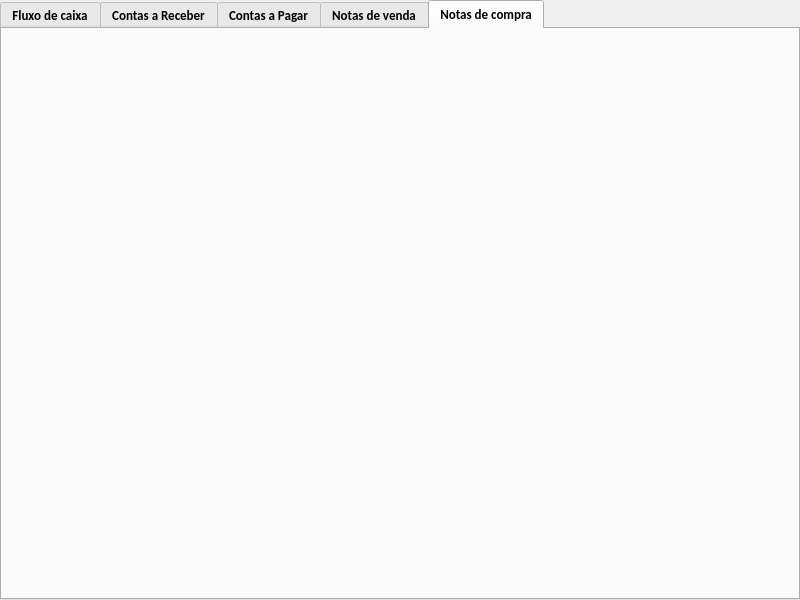
<?xml version="1.0" encoding="UTF-8"?>
<ui version="4.0">
 <class>tela_contas</class>
 <widget class="QMainWindow" name="tela_contas">
  <property name="windowModality">
   <enum>Qt::ApplicationModal</enum>
  </property>
  <property name="geometry">
   <rect>
    <x>0</x>
    <y>0</y>
    <width>800</width>
    <height>600</height>
   </rect>
  </property>
  <property name="windowTitle">
   <string>Contas</string>
  </property>
  <widget class="QWidget" name="centralwidget">
   <layout class="QVBoxLayout" name="verticalLayout">
    <property name="spacing">
     <number>0</number>
    </property>
    <property name="margin">
     <number>0</number>
    </property>
    <item>
     <widget class="QTabWidget" name="tbw_geral">
      <property name="font">
       <font>
        <family>Calibri</family>
        <pointsize>10</pointsize>
        <weight>75</weight>
        <bold>true</bold>
       </font>
      </property>
      <property name="autoFillBackground">
       <bool>false</bool>
      </property>
      <property name="tabShape">
       <enum>QTabWidget::Rounded</enum>
      </property>
      <property name="currentIndex">
       <number>4</number>
      </property>
      <property name="elideMode">
       <enum>Qt::ElideMiddle</enum>
      </property>
      <property name="documentMode">
       <bool>false</bool>
      </property>
      <property name="tabsClosable">
       <bool>false</bool>
      </property>
      <property name="movable">
       <bool>false</bool>
      </property>
      <widget class="QWidget" name="tab_fluxo_caixa">
       <attribute name="icon">
        <iconset resource="imagens.qrc">
         <normaloff>:/img/img/caixa.png</normaloff>:/img/img/caixa.png</iconset>
       </attribute>
       <attribute name="title">
        <string>Fluxo de caixa</string>
       </attribute>
       <layout class="QVBoxLayout" name="verticalLayout_2">
        <property name="spacing">
         <number>0</number>
        </property>
        <property name="margin">
         <number>0</number>
        </property>
        <item>
         <widget class="QFrame" name="fr_buscar">
          <property name="minimumSize">
           <size>
            <width>0</width>
            <height>40</height>
           </size>
          </property>
          <property name="styleSheet">
           <string notr="true">QFrame{
	background-color: qlineargradient(x1:0, y1:1, x0:1, y0:0,
                                       stop:0.3 #777777, stop:0.6 #525252);
	border: none;
}</string>
          </property>
          <property name="frameShape">
           <enum>QFrame::WinPanel</enum>
          </property>
          <property name="frameShadow">
           <enum>QFrame::Raised</enum>
          </property>
          <widget class="QLabel" name="lb_data">
           <property name="geometry">
            <rect>
             <x>10</x>
             <y>10</y>
             <width>140</width>
             <height>20</height>
            </rect>
           </property>
           <property name="font">
            <font>
             <family>Calibri</family>
             <pointsize>10</pointsize>
             <weight>50</weight>
             <bold>false</bold>
            </font>
           </property>
           <property name="styleSheet">
            <string notr="true">color: rgb(255, 255, 255);</string>
           </property>
           <property name="text">
            <string>Fulxo de caixa do mês de:</string>
           </property>
          </widget>
          <widget class="QDateEdit" name="data">
           <property name="geometry">
            <rect>
             <x>152</x>
             <y>10</y>
             <width>70</width>
             <height>20</height>
            </rect>
           </property>
           <property name="dateTime">
            <datetime>
             <hour>0</hour>
             <minute>0</minute>
             <second>0</second>
             <year>2000</year>
             <month>1</month>
             <day>1</day>
            </datetime>
           </property>
           <property name="minimumDate">
            <date>
             <year>1990</year>
             <month>9</month>
             <day>14</day>
            </date>
           </property>
           <property name="currentSection">
            <enum>QDateTimeEdit::MonthSection</enum>
           </property>
           <property name="displayFormat">
            <string>MM/yyyy</string>
           </property>
           <property name="calendarPopup">
            <bool>false</bool>
           </property>
          </widget>
          <widget class="QPushButton" name="btn_buscar">
           <property name="geometry">
            <rect>
             <x>232</x>
             <y>8</y>
             <width>90</width>
             <height>24</height>
            </rect>
           </property>
           <property name="minimumSize">
            <size>
             <width>0</width>
             <height>24</height>
            </size>
           </property>
           <property name="maximumSize">
            <size>
             <width>90</width>
             <height>24</height>
            </size>
           </property>
           <property name="font">
            <font>
             <family>Calibri</family>
             <pointsize>10</pointsize>
             <weight>50</weight>
             <bold>false</bold>
            </font>
           </property>
           <property name="text">
            <string>Buscar</string>
           </property>
           <property name="icon">
            <iconset resource="imagens.qrc">
             <normaloff>:/img/img/buscar.png</normaloff>:/img/img/buscar.png</iconset>
           </property>
           <property name="iconSize">
            <size>
             <width>20</width>
             <height>20</height>
            </size>
           </property>
          </widget>
         </widget>
        </item>
        <item>
         <widget class="QTableWidget" name="tw_fluxo_caixa">
          <property name="font">
           <font>
            <family>Calibri</family>
            <pointsize>10</pointsize>
           </font>
          </property>
          <property name="rowCount">
           <number>0</number>
          </property>
          <property name="columnCount">
           <number>0</number>
          </property>
          <attribute name="horizontalHeaderMinimumSectionSize">
           <number>95</number>
          </attribute>
          <attribute name="horizontalHeaderStretchLastSection">
           <bool>true</bool>
          </attribute>
          <attribute name="verticalHeaderVisible">
           <bool>false</bool>
          </attribute>
          <attribute name="verticalHeaderDefaultSectionSize">
           <number>15</number>
          </attribute>
          <attribute name="verticalHeaderMinimumSectionSize">
           <number>15</number>
          </attribute>
         </widget>
        </item>
        <item>
         <widget class="QFrame" name="fr_informacoes">
          <property name="minimumSize">
           <size>
            <width>0</width>
            <height>40</height>
           </size>
          </property>
          <property name="styleSheet">
           <string notr="true">QFrame{	
	border: none;
	background-color: qlineargradient(spread:reflect, x1:1, y1:0, x2:1, y2:1, stop:0.534091 rgba(238, 238, 238, 227), stop:0.965909 rgba(71, 71, 71, 178));
}</string>
          </property>
          <property name="frameShape">
           <enum>QFrame::WinPanel</enum>
          </property>
          <property name="frameShadow">
           <enum>QFrame::Raised</enum>
          </property>
          <widget class="QLabel" name="lb_receitas_fixa">
           <property name="geometry">
            <rect>
             <x>10</x>
             <y>10</y>
             <width>52</width>
             <height>20</height>
            </rect>
           </property>
           <property name="font">
            <font>
             <family>Calibri</family>
             <pointsize>11</pointsize>
             <weight>75</weight>
             <bold>true</bold>
            </font>
           </property>
           <property name="styleSheet">
            <string notr="true">color: rgb(0, 0, 255);
background-color: none</string>
           </property>
           <property name="text">
            <string>Receitas</string>
           </property>
          </widget>
          <widget class="QLabel" name="lb_receitas_dina">
           <property name="geometry">
            <rect>
             <x>68</x>
             <y>10</y>
             <width>100</width>
             <height>20</height>
            </rect>
           </property>
           <property name="font">
            <font>
             <family>Calibri</family>
             <pointsize>11</pointsize>
            </font>
           </property>
           <property name="styleSheet">
            <string notr="true">background-color: none;
color: rgb(0, 0, 255);
</string>
           </property>
           <property name="text">
            <string>R$ 12.000,59</string>
           </property>
          </widget>
          <widget class="QLabel" name="lb_despesas_fixa">
           <property name="geometry">
            <rect>
             <x>190</x>
             <y>10</y>
             <width>59</width>
             <height>20</height>
            </rect>
           </property>
           <property name="font">
            <font>
             <family>Calibri</family>
             <pointsize>11</pointsize>
             <weight>75</weight>
             <bold>true</bold>
            </font>
           </property>
           <property name="styleSheet">
            <string notr="true">color: rgb(255, 0, 0);
background-color: none</string>
           </property>
           <property name="text">
            <string>Despesas</string>
           </property>
          </widget>
          <widget class="QLabel" name="lb_despesas_dina">
           <property name="geometry">
            <rect>
             <x>255</x>
             <y>10</y>
             <width>100</width>
             <height>20</height>
            </rect>
           </property>
           <property name="font">
            <font>
             <family>Calibri</family>
             <pointsize>11</pointsize>
            </font>
           </property>
           <property name="styleSheet">
            <string notr="true">background-color: none;
color: rgb(255, 0, 0);
</string>
           </property>
           <property name="text">
            <string>R$ 12.000,59</string>
           </property>
          </widget>
          <widget class="QLabel" name="lb_saldo_dina">
           <property name="geometry">
            <rect>
             <x>420</x>
             <y>10</y>
             <width>100</width>
             <height>20</height>
            </rect>
           </property>
           <property name="font">
            <font>
             <family>Calibri</family>
             <pointsize>11</pointsize>
            </font>
           </property>
           <property name="styleSheet">
            <string notr="true">background-color: none;
color: rgb(0, 150, 0);
</string>
           </property>
           <property name="text">
            <string>R$ 12.000,59</string>
           </property>
          </widget>
          <widget class="QLabel" name="lb_saldo_fixo">
           <property name="geometry">
            <rect>
             <x>380</x>
             <y>10</y>
             <width>35</width>
             <height>20</height>
            </rect>
           </property>
           <property name="font">
            <font>
             <family>Calibri</family>
             <pointsize>11</pointsize>
             <weight>75</weight>
             <bold>true</bold>
            </font>
           </property>
           <property name="styleSheet">
            <string notr="true">color: rgb(0, 150, 0);
background-color: none</string>
           </property>
           <property name="text">
            <string>Saldo</string>
           </property>
          </widget>
         </widget>
        </item>
       </layout>
      </widget>
      <widget class="QWidget" name="tab_contas_receber">
       <attribute name="icon">
        <iconset resource="imagens.qrc">
         <normaloff>:/img/img/ganho.png</normaloff>:/img/img/ganho.png</iconset>
       </attribute>
       <attribute name="title">
        <string>Contas a Receber</string>
       </attribute>
       <layout class="QVBoxLayout" name="verticalLayout_3">
        <property name="spacing">
         <number>0</number>
        </property>
        <property name="margin">
         <number>0</number>
        </property>
        <item>
         <widget class="QFrame" name="fr">
          <property name="minimumSize">
           <size>
            <width>794</width>
            <height>40</height>
           </size>
          </property>
          <property name="styleSheet">
           <string notr="true">QFrame{
	background-color: qlineargradient(x1:0, y1:1, x0:1, y0:0,
                                       stop:0.3 #777777, stop:0.6 #525252);
	border: none;
}</string>
          </property>
          <property name="frameShape">
           <enum>QFrame::WinPanel</enum>
          </property>
          <property name="frameShadow">
           <enum>QFrame::Raised</enum>
          </property>
          <property name="lineWidth">
           <number>1</number>
          </property>
          <widget class="QPushButton" name="btn_buscar_cr">
           <property name="geometry">
            <rect>
             <x>295</x>
             <y>8</y>
             <width>75</width>
             <height>24</height>
            </rect>
           </property>
           <property name="minimumSize">
            <size>
             <width>0</width>
             <height>24</height>
            </size>
           </property>
           <property name="maximumSize">
            <size>
             <width>90</width>
             <height>24</height>
            </size>
           </property>
           <property name="font">
            <font>
             <family>Calibri</family>
             <pointsize>10</pointsize>
             <weight>50</weight>
             <bold>false</bold>
            </font>
           </property>
           <property name="text">
            <string>Buscar</string>
           </property>
           <property name="icon">
            <iconset resource="imagens.qrc">
             <normaloff>:/img/img/buscar.png</normaloff>:/img/img/buscar.png</iconset>
           </property>
           <property name="iconSize">
            <size>
             <width>20</width>
             <height>20</height>
            </size>
           </property>
          </widget>
          <widget class="QLabel" name="lb_nome_cr">
           <property name="geometry">
            <rect>
             <x>5</x>
             <y>10</y>
             <width>62</width>
             <height>20</height>
            </rect>
           </property>
           <property name="font">
            <font>
             <family>Calibri</family>
             <pointsize>10</pointsize>
             <weight>50</weight>
             <bold>false</bold>
             <kerning>false</kerning>
            </font>
           </property>
           <property name="styleSheet">
            <string notr="true">color: rgb(255, 255, 255);
background-color: none;</string>
           </property>
           <property name="text">
            <string>Período de:</string>
           </property>
          </widget>
          <widget class="QDateEdit" name="data_inicial_cr">
           <property name="geometry">
            <rect>
             <x>67</x>
             <y>10</y>
             <width>100</width>
             <height>20</height>
            </rect>
           </property>
           <property name="font">
            <font>
             <weight>50</weight>
             <bold>false</bold>
            </font>
           </property>
           <property name="styleSheet">
            <string notr="true">background-color: none;</string>
           </property>
           <property name="frame">
            <bool>true</bool>
           </property>
           <property name="alignment">
            <set>Qt::AlignLeading|Qt::AlignLeft|Qt::AlignVCenter</set>
           </property>
           <property name="readOnly">
            <bool>false</bool>
           </property>
           <property name="buttonSymbols">
            <enum>QAbstractSpinBox::UpDownArrows</enum>
           </property>
           <property name="accelerated">
            <bool>false</bool>
           </property>
           <property name="keyboardTracking">
            <bool>true</bool>
           </property>
           <property name="maximumDateTime">
            <datetime>
             <hour>23</hour>
             <minute>59</minute>
             <second>59</second>
             <year>3000</year>
             <month>12</month>
             <day>31</day>
            </datetime>
           </property>
           <property name="minimumDateTime">
            <datetime>
             <hour>0</hour>
             <minute>0</minute>
             <second>0</second>
             <year>2000</year>
             <month>9</month>
             <day>14</day>
            </datetime>
           </property>
           <property name="calendarPopup">
            <bool>true</bool>
           </property>
           <property name="timeSpec">
            <enum>Qt::LocalTime</enum>
           </property>
          </widget>
          <widget class="QLabel" name="lb_a_cr">
           <property name="geometry">
            <rect>
             <x>174</x>
             <y>10</y>
             <width>7</width>
             <height>20</height>
            </rect>
           </property>
           <property name="font">
            <font>
             <family>Calibri</family>
             <pointsize>10</pointsize>
             <weight>50</weight>
             <bold>false</bold>
             <kerning>false</kerning>
            </font>
           </property>
           <property name="styleSheet">
            <string notr="true">color: rgb(255, 255, 255);
background-color: none;</string>
           </property>
           <property name="text">
            <string>a</string>
           </property>
          </widget>
          <widget class="QDateEdit" name="data_final_cr">
           <property name="geometry">
            <rect>
             <x>188</x>
             <y>10</y>
             <width>100</width>
             <height>20</height>
            </rect>
           </property>
           <property name="font">
            <font>
             <weight>50</weight>
             <bold>false</bold>
            </font>
           </property>
           <property name="styleSheet">
            <string notr="true">background-color: none;</string>
           </property>
           <property name="frame">
            <bool>true</bool>
           </property>
           <property name="alignment">
            <set>Qt::AlignLeading|Qt::AlignLeft|Qt::AlignVCenter</set>
           </property>
           <property name="readOnly">
            <bool>false</bool>
           </property>
           <property name="buttonSymbols">
            <enum>QAbstractSpinBox::UpDownArrows</enum>
           </property>
           <property name="accelerated">
            <bool>false</bool>
           </property>
           <property name="keyboardTracking">
            <bool>true</bool>
           </property>
           <property name="maximumDateTime">
            <datetime>
             <hour>23</hour>
             <minute>59</minute>
             <second>59</second>
             <year>3000</year>
             <month>12</month>
             <day>31</day>
            </datetime>
           </property>
           <property name="minimumDateTime">
            <datetime>
             <hour>0</hour>
             <minute>0</minute>
             <second>0</second>
             <year>2000</year>
             <month>9</month>
             <day>14</day>
            </datetime>
           </property>
           <property name="calendarPopup">
            <bool>true</bool>
           </property>
           <property name="timeSpec">
            <enum>Qt::LocalTime</enum>
           </property>
          </widget>
          <widget class="QPushButton" name="btn_filtrar_cr">
           <property name="geometry">
            <rect>
             <x>625</x>
             <y>8</y>
             <width>70</width>
             <height>24</height>
            </rect>
           </property>
           <property name="minimumSize">
            <size>
             <width>0</width>
             <height>24</height>
            </size>
           </property>
           <property name="maximumSize">
            <size>
             <width>90</width>
             <height>24</height>
            </size>
           </property>
           <property name="font">
            <font>
             <family>Calibri</family>
             <pointsize>10</pointsize>
             <weight>50</weight>
             <bold>false</bold>
            </font>
           </property>
           <property name="text">
            <string>Filtrar</string>
           </property>
           <property name="icon">
            <iconset resource="imagens.qrc">
             <normaloff>:/img/img/filtrar.png</normaloff>:/img/img/filtrar.png</iconset>
           </property>
           <property name="iconSize">
            <size>
             <width>20</width>
             <height>20</height>
            </size>
           </property>
          </widget>
          <widget class="QLabel" name="lb_status_cr">
           <property name="geometry">
            <rect>
             <x>500</x>
             <y>10</y>
             <width>38</width>
             <height>20</height>
            </rect>
           </property>
           <property name="font">
            <font>
             <family>Calibri</family>
             <pointsize>10</pointsize>
             <weight>50</weight>
             <bold>false</bold>
            </font>
           </property>
           <property name="styleSheet">
            <string notr="true">color: rgb(255, 255, 255);
background-color: none;</string>
           </property>
           <property name="text">
            <string>Status:</string>
           </property>
          </widget>
          <widget class="QLabel" name="lb_codigo_cr">
           <property name="geometry">
            <rect>
             <x>381</x>
             <y>10</y>
             <width>42</width>
             <height>20</height>
            </rect>
           </property>
           <property name="font">
            <font>
             <family>Calibri</family>
             <pointsize>10</pointsize>
             <weight>50</weight>
             <bold>false</bold>
            </font>
           </property>
           <property name="styleSheet">
            <string notr="true">color: rgb(255, 255, 255);
background-color: none;</string>
           </property>
           <property name="text">
            <string>Código:</string>
           </property>
          </widget>
          <widget class="QComboBox" name="cb_status_cr">
           <property name="geometry">
            <rect>
             <x>538</x>
             <y>10</y>
             <width>80</width>
             <height>20</height>
            </rect>
           </property>
           <property name="font">
            <font>
             <family>Calibri</family>
             <pointsize>10</pointsize>
             <weight>50</weight>
             <bold>false</bold>
            </font>
           </property>
           <property name="styleSheet">
            <string notr="true">background-color: none;</string>
           </property>
           <item>
            <property name="text">
             <string>Todos</string>
            </property>
           </item>
           <item>
            <property name="text">
             <string>Aberta</string>
            </property>
           </item>
           <item>
            <property name="text">
             <string>Atrasada</string>
            </property>
           </item>
           <item>
            <property name="text">
             <string>Paga</string>
            </property>
           </item>
          </widget>
          <widget class="QLineEdit" name="le_codigo_cr">
           <property name="geometry">
            <rect>
             <x>423</x>
             <y>10</y>
             <width>70</width>
             <height>20</height>
            </rect>
           </property>
           <property name="font">
            <font>
             <family>Calibri</family>
             <pointsize>10</pointsize>
             <weight>50</weight>
             <bold>false</bold>
            </font>
           </property>
           <property name="inputMask">
            <string>000000000; </string>
           </property>
           <property name="text">
            <string/>
           </property>
           <property name="cursorPosition">
            <number>9</number>
           </property>
          </widget>
          <widget class="QFrame" name="fr_linha">
           <property name="geometry">
            <rect>
             <x>374</x>
             <y>0</y>
             <width>2</width>
             <height>40</height>
            </rect>
           </property>
           <property name="styleSheet">
            <string notr="true">QFrame{	
	background-color: rgb(193, 193, 193);
	border: none;
}</string>
           </property>
           <property name="frameShape">
            <enum>QFrame::Panel</enum>
           </property>
           <property name="frameShadow">
            <enum>QFrame::Sunken</enum>
           </property>
          </widget>
          <widget class="QPushButton" name="btn_limparcr">
           <property name="geometry">
            <rect>
             <x>700</x>
             <y>8</y>
             <width>90</width>
             <height>24</height>
            </rect>
           </property>
           <property name="minimumSize">
            <size>
             <width>90</width>
             <height>24</height>
            </size>
           </property>
           <property name="maximumSize">
            <size>
             <width>90</width>
             <height>24</height>
            </size>
           </property>
           <property name="font">
            <font>
             <family>Calibri</family>
             <pointsize>10</pointsize>
             <weight>50</weight>
             <bold>false</bold>
            </font>
           </property>
           <property name="text">
            <string>Limpar</string>
           </property>
           <property name="icon">
            <iconset resource="imagens.qrc">
             <normaloff>:/img/img/limpar.png</normaloff>:/img/img/limpar.png</iconset>
           </property>
           <property name="iconSize">
            <size>
             <width>20</width>
             <height>20</height>
            </size>
           </property>
          </widget>
         </widget>
        </item>
        <item>
         <widget class="QTableWidget" name="tw_contas_receber">
          <property name="font">
           <font>
            <family>Calibri</family>
            <pointsize>10</pointsize>
           </font>
          </property>
          <property name="alternatingRowColors">
           <bool>true</bool>
          </property>
          <property name="rowCount">
           <number>0</number>
          </property>
          <property name="columnCount">
           <number>0</number>
          </property>
          <attribute name="horizontalHeaderDefaultSectionSize">
           <number>450</number>
          </attribute>
          <attribute name="horizontalHeaderHighlightSections">
           <bool>true</bool>
          </attribute>
          <attribute name="horizontalHeaderMinimumSectionSize">
           <number>60</number>
          </attribute>
          <attribute name="horizontalHeaderStretchLastSection">
           <bool>true</bool>
          </attribute>
          <attribute name="verticalHeaderVisible">
           <bool>false</bool>
          </attribute>
          <attribute name="verticalHeaderDefaultSectionSize">
           <number>20</number>
          </attribute>
          <attribute name="verticalHeaderMinimumSectionSize">
           <number>20</number>
          </attribute>
         </widget>
        </item>
       </layout>
      </widget>
      <widget class="QWidget" name="tab_contas_pagar">
       <attribute name="icon">
        <iconset resource="imagens.qrc">
         <normaloff>:/img/img/despesa.png</normaloff>:/img/img/despesa.png</iconset>
       </attribute>
       <attribute name="title">
        <string>Contas a Pagar</string>
       </attribute>
       <layout class="QVBoxLayout" name="verticalLayout_4">
        <property name="spacing">
         <number>0</number>
        </property>
        <property name="margin">
         <number>0</number>
        </property>
        <item>
         <widget class="QFrame" name="fr_2">
          <property name="minimumSize">
           <size>
            <width>794</width>
            <height>40</height>
           </size>
          </property>
          <property name="styleSheet">
           <string notr="true">QFrame{
	background-color: qlineargradient(x1:0, y1:1, x0:1, y0:0,
                                       stop:0.3 #777777, stop:0.6 #525252);
	border: none;
}</string>
          </property>
          <property name="frameShape">
           <enum>QFrame::WinPanel</enum>
          </property>
          <property name="frameShadow">
           <enum>QFrame::Raised</enum>
          </property>
          <property name="lineWidth">
           <number>1</number>
          </property>
          <widget class="QPushButton" name="btn_buscar_cp">
           <property name="geometry">
            <rect>
             <x>295</x>
             <y>8</y>
             <width>75</width>
             <height>24</height>
            </rect>
           </property>
           <property name="minimumSize">
            <size>
             <width>0</width>
             <height>24</height>
            </size>
           </property>
           <property name="maximumSize">
            <size>
             <width>90</width>
             <height>24</height>
            </size>
           </property>
           <property name="font">
            <font>
             <family>Calibri</family>
             <pointsize>10</pointsize>
             <weight>50</weight>
             <bold>false</bold>
            </font>
           </property>
           <property name="text">
            <string>Buscar</string>
           </property>
           <property name="icon">
            <iconset resource="imagens.qrc">
             <normaloff>:/img/img/buscar.png</normaloff>:/img/img/buscar.png</iconset>
           </property>
           <property name="iconSize">
            <size>
             <width>20</width>
             <height>20</height>
            </size>
           </property>
          </widget>
          <widget class="QLabel" name="lb_nome_cp">
           <property name="geometry">
            <rect>
             <x>5</x>
             <y>10</y>
             <width>62</width>
             <height>20</height>
            </rect>
           </property>
           <property name="font">
            <font>
             <family>Calibri</family>
             <pointsize>10</pointsize>
             <weight>50</weight>
             <bold>false</bold>
             <kerning>false</kerning>
            </font>
           </property>
           <property name="styleSheet">
            <string notr="true">color: rgb(255, 255, 255);
background-color: none;</string>
           </property>
           <property name="text">
            <string>Período de:</string>
           </property>
          </widget>
          <widget class="QDateEdit" name="data_inicial_cp">
           <property name="geometry">
            <rect>
             <x>67</x>
             <y>10</y>
             <width>100</width>
             <height>20</height>
            </rect>
           </property>
           <property name="font">
            <font>
             <weight>50</weight>
             <bold>false</bold>
            </font>
           </property>
           <property name="styleSheet">
            <string notr="true">background-color: none;</string>
           </property>
           <property name="frame">
            <bool>true</bool>
           </property>
           <property name="alignment">
            <set>Qt::AlignLeading|Qt::AlignLeft|Qt::AlignVCenter</set>
           </property>
           <property name="readOnly">
            <bool>false</bool>
           </property>
           <property name="buttonSymbols">
            <enum>QAbstractSpinBox::UpDownArrows</enum>
           </property>
           <property name="accelerated">
            <bool>false</bool>
           </property>
           <property name="keyboardTracking">
            <bool>true</bool>
           </property>
           <property name="maximumDateTime">
            <datetime>
             <hour>23</hour>
             <minute>59</minute>
             <second>59</second>
             <year>3000</year>
             <month>12</month>
             <day>31</day>
            </datetime>
           </property>
           <property name="minimumDateTime">
            <datetime>
             <hour>0</hour>
             <minute>0</minute>
             <second>0</second>
             <year>2000</year>
             <month>9</month>
             <day>14</day>
            </datetime>
           </property>
           <property name="calendarPopup">
            <bool>true</bool>
           </property>
           <property name="timeSpec">
            <enum>Qt::LocalTime</enum>
           </property>
          </widget>
          <widget class="QLabel" name="lb_a_cp">
           <property name="geometry">
            <rect>
             <x>174</x>
             <y>10</y>
             <width>7</width>
             <height>20</height>
            </rect>
           </property>
           <property name="font">
            <font>
             <family>Calibri</family>
             <pointsize>10</pointsize>
             <weight>50</weight>
             <bold>false</bold>
             <kerning>false</kerning>
            </font>
           </property>
           <property name="styleSheet">
            <string notr="true">color: rgb(255, 255, 255);
background-color: none;</string>
           </property>
           <property name="text">
            <string>a</string>
           </property>
          </widget>
          <widget class="QDateEdit" name="data_final_cp">
           <property name="geometry">
            <rect>
             <x>188</x>
             <y>10</y>
             <width>100</width>
             <height>20</height>
            </rect>
           </property>
           <property name="font">
            <font>
             <weight>50</weight>
             <bold>false</bold>
            </font>
           </property>
           <property name="styleSheet">
            <string notr="true">background-color: none;</string>
           </property>
           <property name="frame">
            <bool>true</bool>
           </property>
           <property name="alignment">
            <set>Qt::AlignLeading|Qt::AlignLeft|Qt::AlignVCenter</set>
           </property>
           <property name="readOnly">
            <bool>false</bool>
           </property>
           <property name="buttonSymbols">
            <enum>QAbstractSpinBox::UpDownArrows</enum>
           </property>
           <property name="accelerated">
            <bool>false</bool>
           </property>
           <property name="keyboardTracking">
            <bool>true</bool>
           </property>
           <property name="maximumDateTime">
            <datetime>
             <hour>23</hour>
             <minute>59</minute>
             <second>59</second>
             <year>3000</year>
             <month>12</month>
             <day>31</day>
            </datetime>
           </property>
           <property name="minimumDateTime">
            <datetime>
             <hour>0</hour>
             <minute>0</minute>
             <second>0</second>
             <year>2000</year>
             <month>9</month>
             <day>14</day>
            </datetime>
           </property>
           <property name="calendarPopup">
            <bool>true</bool>
           </property>
           <property name="timeSpec">
            <enum>Qt::LocalTime</enum>
           </property>
          </widget>
          <widget class="QPushButton" name="btn_filtrar_cp">
           <property name="geometry">
            <rect>
             <x>625</x>
             <y>8</y>
             <width>70</width>
             <height>24</height>
            </rect>
           </property>
           <property name="minimumSize">
            <size>
             <width>0</width>
             <height>24</height>
            </size>
           </property>
           <property name="maximumSize">
            <size>
             <width>90</width>
             <height>24</height>
            </size>
           </property>
           <property name="font">
            <font>
             <family>Calibri</family>
             <pointsize>10</pointsize>
             <weight>50</weight>
             <bold>false</bold>
            </font>
           </property>
           <property name="text">
            <string>Filtrar</string>
           </property>
           <property name="icon">
            <iconset resource="imagens.qrc">
             <normaloff>:/img/img/filtrar.png</normaloff>:/img/img/filtrar.png</iconset>
           </property>
           <property name="iconSize">
            <size>
             <width>20</width>
             <height>20</height>
            </size>
           </property>
          </widget>
          <widget class="QLabel" name="lb_status_cp">
           <property name="geometry">
            <rect>
             <x>500</x>
             <y>10</y>
             <width>38</width>
             <height>20</height>
            </rect>
           </property>
           <property name="font">
            <font>
             <family>Calibri</family>
             <pointsize>10</pointsize>
             <weight>50</weight>
             <bold>false</bold>
            </font>
           </property>
           <property name="styleSheet">
            <string notr="true">color: rgb(255, 255, 255);
background-color: none;</string>
           </property>
           <property name="text">
            <string>Status:</string>
           </property>
          </widget>
          <widget class="QLabel" name="lb_codigo_cp">
           <property name="geometry">
            <rect>
             <x>381</x>
             <y>10</y>
             <width>42</width>
             <height>20</height>
            </rect>
           </property>
           <property name="font">
            <font>
             <family>Calibri</family>
             <pointsize>10</pointsize>
             <weight>50</weight>
             <bold>false</bold>
            </font>
           </property>
           <property name="styleSheet">
            <string notr="true">color: rgb(255, 255, 255);
background-color: none;</string>
           </property>
           <property name="text">
            <string>Código:</string>
           </property>
          </widget>
          <widget class="QComboBox" name="cb_status_cp">
           <property name="geometry">
            <rect>
             <x>538</x>
             <y>10</y>
             <width>80</width>
             <height>20</height>
            </rect>
           </property>
           <property name="font">
            <font>
             <family>Calibri</family>
             <pointsize>10</pointsize>
             <weight>50</weight>
             <bold>false</bold>
            </font>
           </property>
           <property name="styleSheet">
            <string notr="true">background-color: none;</string>
           </property>
           <item>
            <property name="text">
             <string>Todos</string>
            </property>
           </item>
           <item>
            <property name="text">
             <string>Aberta</string>
            </property>
           </item>
           <item>
            <property name="text">
             <string>Atrasada</string>
            </property>
           </item>
           <item>
            <property name="text">
             <string>Paga</string>
            </property>
           </item>
          </widget>
          <widget class="QLineEdit" name="le_codigo_cp">
           <property name="geometry">
            <rect>
             <x>423</x>
             <y>10</y>
             <width>70</width>
             <height>20</height>
            </rect>
           </property>
           <property name="font">
            <font>
             <family>Calibri</family>
             <pointsize>10</pointsize>
             <weight>50</weight>
             <bold>false</bold>
            </font>
           </property>
           <property name="inputMask">
            <string>000000000; </string>
           </property>
           <property name="text">
            <string/>
           </property>
           <property name="cursorPosition">
            <number>9</number>
           </property>
          </widget>
          <widget class="QFrame" name="fr_linha_cp">
           <property name="geometry">
            <rect>
             <x>374</x>
             <y>0</y>
             <width>2</width>
             <height>40</height>
            </rect>
           </property>
           <property name="styleSheet">
            <string notr="true">QFrame{	
	background-color: rgb(193, 193, 193);
	border: none;
}</string>
           </property>
           <property name="frameShape">
            <enum>QFrame::Panel</enum>
           </property>
           <property name="frameShadow">
            <enum>QFrame::Sunken</enum>
           </property>
          </widget>
          <widget class="QPushButton" name="btn_limpar_cp">
           <property name="geometry">
            <rect>
             <x>700</x>
             <y>8</y>
             <width>90</width>
             <height>24</height>
            </rect>
           </property>
           <property name="minimumSize">
            <size>
             <width>90</width>
             <height>24</height>
            </size>
           </property>
           <property name="maximumSize">
            <size>
             <width>90</width>
             <height>24</height>
            </size>
           </property>
           <property name="font">
            <font>
             <family>Calibri</family>
             <pointsize>10</pointsize>
             <weight>50</weight>
             <bold>false</bold>
            </font>
           </property>
           <property name="text">
            <string>Limpar</string>
           </property>
           <property name="icon">
            <iconset resource="imagens.qrc">
             <normaloff>:/img/img/limpar.png</normaloff>:/img/img/limpar.png</iconset>
           </property>
           <property name="iconSize">
            <size>
             <width>20</width>
             <height>20</height>
            </size>
           </property>
          </widget>
         </widget>
        </item>
        <item>
         <widget class="QTableWidget" name="tw_contas_pagar">
          <property name="font">
           <font>
            <family>Calibri</family>
            <pointsize>10</pointsize>
           </font>
          </property>
          <property name="alternatingRowColors">
           <bool>true</bool>
          </property>
          <property name="rowCount">
           <number>0</number>
          </property>
          <property name="columnCount">
           <number>0</number>
          </property>
          <attribute name="horizontalHeaderDefaultSectionSize">
           <number>450</number>
          </attribute>
          <attribute name="horizontalHeaderHighlightSections">
           <bool>true</bool>
          </attribute>
          <attribute name="horizontalHeaderMinimumSectionSize">
           <number>60</number>
          </attribute>
          <attribute name="horizontalHeaderStretchLastSection">
           <bool>true</bool>
          </attribute>
          <attribute name="verticalHeaderVisible">
           <bool>false</bool>
          </attribute>
          <attribute name="verticalHeaderDefaultSectionSize">
           <number>20</number>
          </attribute>
          <attribute name="verticalHeaderMinimumSectionSize">
           <number>20</number>
          </attribute>
         </widget>
        </item>
       </layout>
      </widget>
      <widget class="QWidget" name="tab_notas_venda">
       <attribute name="title">
        <string>Notas de venda</string>
       </attribute>
      </widget>
      <widget class="QWidget" name="tab_notas_compra">
       <attribute name="title">
        <string>Notas de compra</string>
       </attribute>
      </widget>
     </widget>
    </item>
   </layout>
  </widget>
 </widget>
 <resources>
  <include location="imagens.qrc"/>
 </resources>
 <connections/>
</ui>
